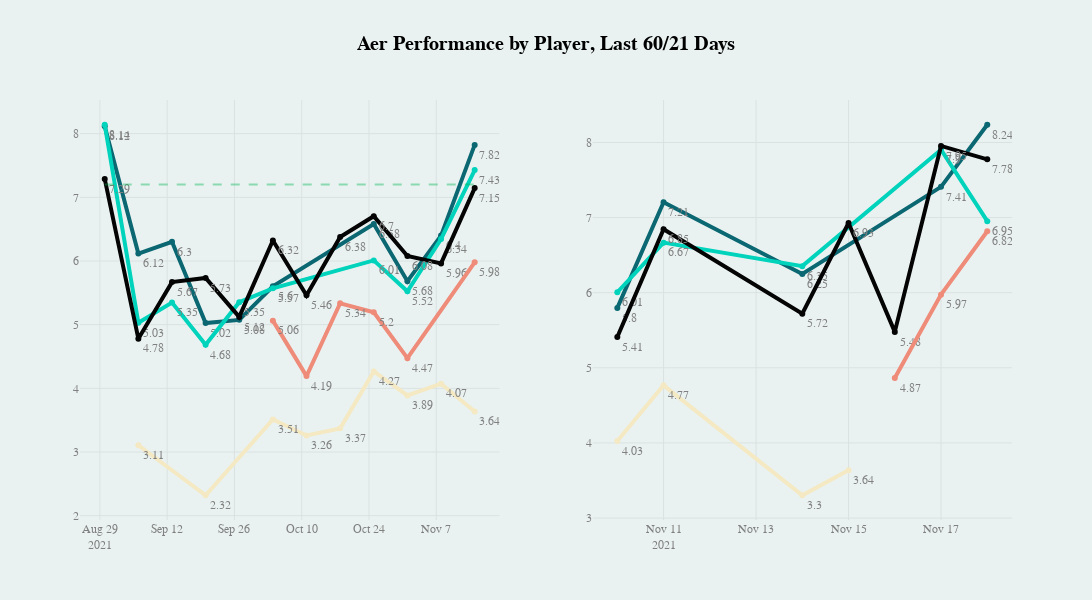
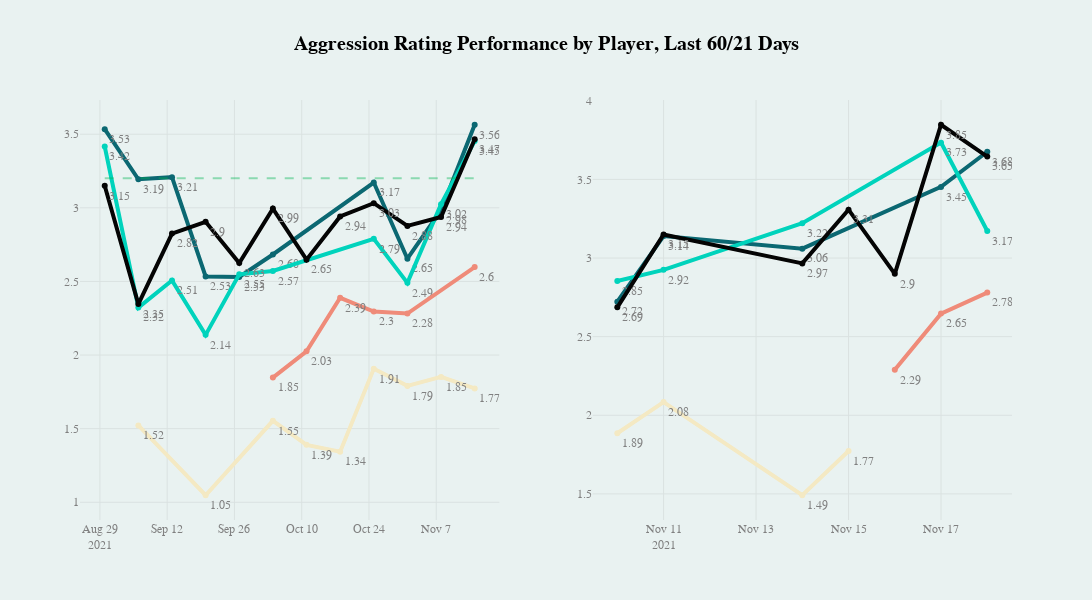
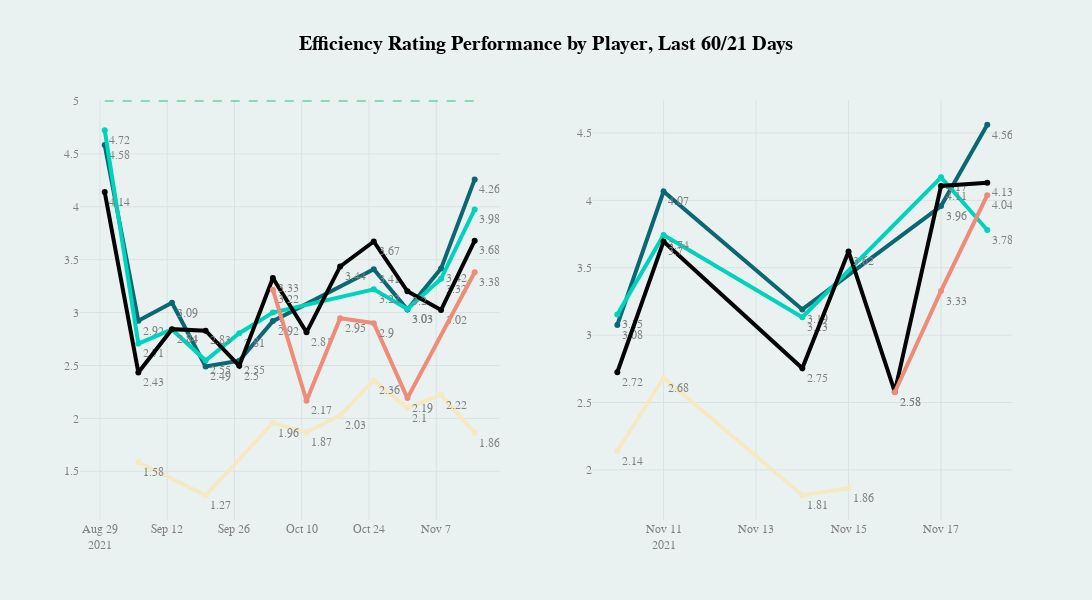
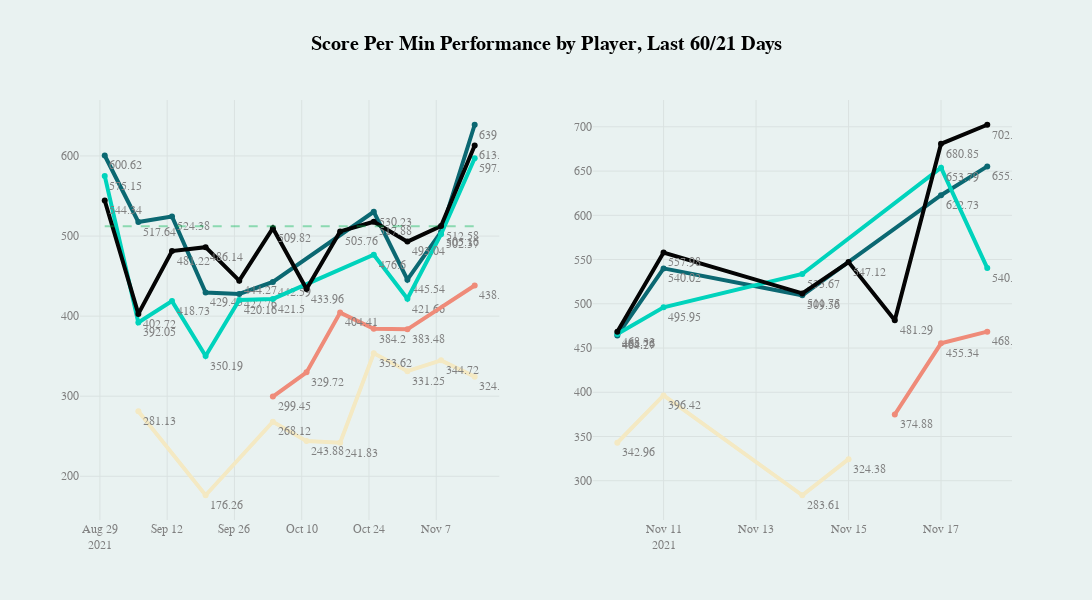

These figures' notebook cell, in order:
### Code cell
metrics = ['AER', 'aggression_rating', 'efficiency_rating', 'score_per_min', 
'kills_per_death', 'true_kills_per_death', 'kills_per_min', 'solider_damages',
 'shots_taken', 'shots_hit', 'shot_accuracy',
 'heals', 'revives', 'revives_recieved', 'resupplies', 'repairs', 'squad_spawns', 'squad_wipes','orders_completed', 
'overall_rank', 'team_rank', 'player_time']
for metric in metrics:
    gen_gumi_metric_breakdown(df, metric)

### Figure 1 — Plotly figure (JSON) as saved in the notebook; plotly's stock layout.template omitted (floating-point values rounded to 4 significant figures)
{"data": [{"hovertemplate": "player_id=psn_GotYourBach<br>week=%{x}<br>AER=%{y}<br>text=%{text}<extra></extra>", "legendgroup": "psn_GotYourBach", "line": {"color": "#0B6872", "dash": "solid", "width": 4}, "marker": {"symbol": "circle"}, "mode": "lines+markers+text", "name": "psn_GotYourBach", "orientation": "v", "showlegend": true, "text": [8.12, 6.12, 6.3, 5.02, 5.08, 5.6, 6.58, 5.68, 6.4, 7.82], "textposition": "bottom right", "type": "scatter", "x": ["2021-08-30T00:00:00", "2021-09-06T00:00:00", "2021-09-13T00:00:00", "2021-09-20T00:00:00", "2021-09-27T00:00:00", "2021-10-04T00:00:00", "2021-10-25T00:00:00", "2021-11-01T00:00:00", "2021-11-08T00:00:00", "2021-11-15T00:00:00"], "xaxis": "x", "y": [8.118, 6.116, 6.301, 5.025, 5.075, 5.602, 6.582, 5.684, 6.399, 7.823], "yaxis": "y"}, {"hovertemplate": "player_id=psn_MissNemisis<br>week=%{x}<br>AER=%{y}<br>text=%{text}<extra></extra>", "legendgroup": "psn_MissNemisis", "line": {"color": "#00D3BC", "dash": "solid", "width": 4}, "marker": {"symbol": "circle"}, "mode": "lines+markers+text", "name": "psn_MissNemisis", "orientation": "v", "showlegend": true, "text": [8.14, 5.03, 5.35, 4.68, 5.35, 5.57, 6.01, 5.52, 6.34, 7.43], "textposition": "bottom right", "type": "scatter", "x": ["2021-08-30T00:00:00", "2021-09-06T00:00:00", "2021-09-13T00:00:00", "2021-09-20T00:00:00", "2021-09-27T00:00:00", "2021-10-04T00:00:00", "2021-10-25T00:00:00", "2021-11-01T00:00:00", "2021-11-08T00:00:00", "2021-11-15T00:00:00"], "xaxis": "x", "y": [8.14, 5.029, 5.347, 4.684, 5.353, 5.57, 6.009, 5.524, 6.344, 7.428], "yaxis": "y"}, {"hovertemplate": "player_id=psn_SloshySole<br>week=%{x}<br>AER=%{y}<br>text=%{text}<extra></extra>", "legendgroup": "psn_SloshySole", "line": {"color": "#040404", "dash": "solid", "width": 4}, "marker": {"symbol": "circle"}, "mode": "lines+markers+text", "name": "psn_SloshySole", "orientation": "v", "showlegend": true, "text": [7.29, 4.78, 5.67, 5.73, 5.12, 6.32, 5.46, 6.38, 6.7, 6.08, 5.96, 7.15], "textposition": "bottom right", "type": "scatter", "x": ["2021-08-30T00:00:00", "2021-09-06T00:00:00", "2021-09-13T00:00:00", "2021-09-20T00:00:00", "2021-09-27T00:00:00", "2021-10-04T00:00:00", "2021-10-11T00:00:00", "2021-10-18T00:00:00", "2021-10-25T00:00:00", "2021-11-01T00:00:00", "2021-11-08T00:00:00", "2021-11-15T00:00:00"], "xaxis": "x", "y": [7.288, 4.78, 5.668, 5.734, 5.122, 6.321, 5.462, 6.377, 6.704, 6.078, 5.962, 7.145], "yaxis": "y"}, {"hovertemplate": "player_id=psn_drumcon11<br>week=%{x}<br>AER=%{y}<br>text=%{text}<extra></extra>", "legendgroup": "psn_drumcon11", "line": {"color": "#F4E9C3", "dash": "solid", "width": 4}, "marker": {"symbol": "circle"}, "mode": "lines+markers+text", "name": "psn_drumcon11", "orientation": "v", "showlegend": true, "text": [3.11, 2.32, 3.51, 3.26, 3.37, 4.27, 3.89, 4.07, 3.64], "textposition": "bottom right", "type": "scatter", "x": ["2021-09-06T00:00:00", "2021-09-20T00:00:00", "2021-10-04T00:00:00", "2021-10-11T00:00:00", "2021-10-18T00:00:00", "2021-10-25T00:00:00", "2021-11-01T00:00:00", "2021-11-08T00:00:00", "2021-11-15T00:00:00"], "xaxis": "x", "y": [3.107, 2.321, 3.511, 3.26, 3.372, 4.266, 3.889, 4.074, 3.636], "yaxis": "y"}, {"hovertemplate": "player_id=psn_mypremeclean<br>week=%{x}<br>AER=%{y}<br>text=%{text}<extra></extra>", "legendgroup": "psn_mypremeclean", "line": {"color": "#EF8B79", "dash": "solid", "width": 4}, "marker": {"symbol": "circle"}, "mode": "lines+markers+text", "name": "psn_mypremeclean", "orientation": "v", "showlegend": true, "text": [5.06, 4.19, 5.34, 5.2, 4.47, 5.98], "textposition": "bottom right", "type": "scatter", "x": ["2021-10-04T00:00:00", "2021-10-11T00:00:00", "2021-10-18T00:00:00", "2021-10-25T00:00:00", "2021-11-01T00:00:00", "2021-11-15T00:00:00"], "xaxis": "x", "y": [5.063, 4.192, 5.336, 5.196, 4.473, 5.979], "yaxis": "y"}, {"hovertemplate": "player_id=psn_GotYourBach<br>day=%{x}<br>AER=%{y}<br>text=%{text}<extra></extra>", "legendgroup": "psn_GotYourBach", "line": {"color": "#0B6872", "dash": "solid", "width": 4}, "marker": {"symbol": "circle"}, "mode": "lines+markers+text", "name": "psn_GotYourBach", "orientation": "v", "showlegend": true, "text": [5.8, 7.21, 6.25, 7.41, 8.24], "textposition": "bottom right", "type": "scatter", "x": ["2021-11-10T00:00:00", "2021-11-11T00:00:00", "2021-11-14T00:00:00", "2021-11-17T00:00:00", "2021-11-18T00:00:00"], "xaxis": "x2", "y": [5.798, 7.205, 6.25, 7.41, 8.237], "yaxis": "y2"}, {"hovertemplate": "player_id=psn_MissNemisis<br>day=%{x}<br>AER=%{y}<br>text=%{text}<extra></extra>", "legendgroup": "psn_MissNemisis", "line": {"color": "#00D3BC", "dash": "solid", "width": 4}, "marker": {"symbol": "circle"}, "mode": "lines+markers+text", "name": "psn_MissNemisis", "orientation": "v", "showlegend": true, "text": [6.01, 6.67, 6.35, 7.9, 6.95], "textposition": "bottom right", "type": "scatter", "x": ["2021-11-10T00:00:00", "2021-11-11T00:00:00", "2021-11-14T00:00:00", "2021-11-17T00:00:00", "2021-11-18T00:00:00"], "xaxis": "x2", "y": [6.006, 6.667, 6.354, 7.905, 6.952], "yaxis": "y2"}, {"hovertemplate": "player_id=psn_SloshySole<br>day=%{x}<br>AER=%{y}<br>text=%{text}<extra></extra>", "legendgroup": "psn_SloshySole", "line": {"color": "#040404", "dash": "solid", "width": 4}, "marker": {"symbol": "circle"}, "mode": "lines+markers+text", "name": "psn_SloshySole", "orientation": "v", "showlegend": true, "text": [5.41, 6.85, 5.72, 6.93, 5.48, 7.95, 7.78], "textposition": "bottom right", "type": "scatter", "x": ["2021-11-10T00:00:00", "2021-11-11T00:00:00", "2021-11-14T00:00:00", "2021-11-15T00:00:00", "2021-11-16T00:00:00", "2021-11-17T00:00:00", "2021-11-18T00:00:00"], "xaxis": "x2", "y": [5.411, 6.845, 5.72, 6.929, 5.479, 7.954, 7.776], "yaxis": "y2"}, {"hovertemplate": "player_id=psn_drumcon11<br>day=%{x}<br>AER=%{y}<br>text=%{text}<extra></extra>", "legendgroup": "psn_drumcon11", "line": {"color": "#F4E9C3", "dash": "solid", "width": 4}, "marker": {"symbol": "circle"}, "mode": "lines+markers+text", "name": "psn_drumcon11", "orientation": "v", "showlegend": true, "text": [4.03, 4.77, 3.3, 3.64], "textposition": "bottom right", "type": "scatter", "x": ["2021-11-10T00:00:00", "2021-11-11T00:00:00", "2021-11-14T00:00:00", "2021-11-15T00:00:00"], "xaxis": "x2", "y": [4.026, 4.767, 3.303, 3.636], "yaxis": "y2"}, {"hovertemplate": "player_id=psn_mypremeclean<br>day=%{x}<br>AER=%{y}<br>text=%{text}<extra></extra>", "legendgroup": "psn_mypremeclean", "line": {"color": "#EF8B79", "dash": "solid", "width": 4}, "marker": {"symbol": "circle"}, "mode": "lines+markers+text", "name": "psn_mypremeclean", "orientation": "v", "showlegend": true, "text": [4.87, 5.97, 6.82], "textposition": "bottom right", "type": "scatter", "x": ["2021-11-16T00:00:00", "2021-11-17T00:00:00", "2021-11-18T00:00:00"], "xaxis": "x2", "y": [4.866, 5.975, 6.818], "yaxis": "y2"}], "layout": {"font": {"color": "grey", "family": "sans-serif"}, "height": 600, "legend": {"title": {"font": {"color": "grey"}}}, "paper_bgcolor": "#E9F2F1", "plot_bgcolor": "rgba(0,0,0,0)", "shapes": [{"line": {"color": "#00B551", "dash": "dash"}, "opacity": 0.4, "type": "line", "x0": "2021-08-30T00:00:00", "x1": "2021-11-15T00:00:00", "xref": "x", "y0": 7.2, "y1": 7.2, "yref": "y"}], "showlegend": false, "title": {"font": {"color": "black", "family": "sans-serif", "size": 20}, "text": "<b>Aer Performance by Player, Last 60/21 Days</b>"}, "width": 2000, "xaxis": {"anchor": "y", "domain": [0, 0.45]}, "xaxis2": {"anchor": "y2", "domain": [0.55, 1]}, "yaxis": {"anchor": "x", "domain": [0, 1]}, "yaxis2": {"anchor": "x2", "domain": [0, 1]}}}

### Figure 2 — Plotly figure (JSON) as saved in the notebook; plotly's stock layout.template omitted (floating-point values rounded to 4 significant figures)
{"data": [{"hovertemplate": "player_id=psn_GotYourBach<br>week=%{x}<br>aggression_rating=%{y}<br>text=%{text}<extra></extra>", "legendgroup": "psn_GotYourBach", "line": {"color": "#0B6872", "dash": "solid", "width": 4}, "marker": {"symbol": "circle"}, "mode": "lines+markers+text", "name": "psn_GotYourBach", "orientation": "v", "showlegend": true, "text": [3.53, 3.19, 3.21, 2.53, 2.53, 2.68, 3.17, 2.65, 2.98, 3.56], "textposition": "bottom right", "type": "scatter", "x": ["2021-08-30T00:00:00", "2021-09-06T00:00:00", "2021-09-13T00:00:00", "2021-09-20T00:00:00", "2021-09-27T00:00:00", "2021-10-04T00:00:00", "2021-10-25T00:00:00", "2021-11-01T00:00:00", "2021-11-08T00:00:00", "2021-11-15T00:00:00"], "xaxis": "x", "y": [3.534, 3.194, 3.208, 2.534, 2.53, 2.683, 3.172, 2.654, 2.983, 3.564], "yaxis": "y"}, {"hovertemplate": "player_id=psn_MissNemisis<br>week=%{x}<br>aggression_rating=%{y}<br>text=%{text}<extra></extra>", "legendgroup": "psn_MissNemisis", "line": {"color": "#00D3BC", "dash": "solid", "width": 4}, "marker": {"symbol": "circle"}, "mode": "lines+markers+text", "name": "psn_MissNemisis", "orientation": "v", "showlegend": true, "text": [3.42, 2.32, 2.51, 2.14, 2.55, 2.57, 2.79, 2.49, 3.02, 3.45], "textposition": "bottom right", "type": "scatter", "x": ["2021-08-30T00:00:00", "2021-09-06T00:00:00", "2021-09-13T00:00:00", "2021-09-20T00:00:00", "2021-09-27T00:00:00", "2021-10-04T00:00:00", "2021-10-25T00:00:00", "2021-11-01T00:00:00", "2021-11-08T00:00:00", "2021-11-15T00:00:00"], "xaxis": "x", "y": [3.416, 2.322, 2.507, 2.137, 2.548, 2.571, 2.789, 2.49, 3.025, 3.453], "yaxis": "y"}, {"hovertemplate": "player_id=psn_SloshySole<br>week=%{x}<br>aggression_rating=%{y}<br>text=%{text}<extra></extra>", "legendgroup": "psn_SloshySole", "line": {"color": "#040404", "dash": "solid", "width": 4}, "marker": {"symbol": "circle"}, "mode": "lines+markers+text", "name": "psn_SloshySole", "orientation": "v", "showlegend": true, "text": [3.15, 2.35, 2.82, 2.9, 2.63, 2.99, 2.65, 2.94, 3.03, 2.88, 2.94, 3.47], "textposition": "bottom right", "type": "scatter", "x": ["2021-08-30T00:00:00", "2021-09-06T00:00:00", "2021-09-13T00:00:00", "2021-09-20T00:00:00", "2021-09-27T00:00:00", "2021-10-04T00:00:00", "2021-10-11T00:00:00", "2021-10-18T00:00:00", "2021-10-25T00:00:00", "2021-11-01T00:00:00", "2021-11-08T00:00:00", "2021-11-15T00:00:00"], "xaxis": "x", "y": [3.149, 2.346, 2.825, 2.905, 2.625, 2.995, 2.648, 2.941, 3.032, 2.877, 2.938, 3.465], "yaxis": "y"}, {"hovertemplate": "player_id=psn_drumcon11<br>week=%{x}<br>aggression_rating=%{y}<br>text=%{text}<extra></extra>", "legendgroup": "psn_drumcon11", "line": {"color": "#F4E9C3", "dash": "solid", "width": 4}, "marker": {"symbol": "circle"}, "mode": "lines+markers+text", "name": "psn_drumcon11", "orientation": "v", "showlegend": true, "text": [1.52, 1.05, 1.55, 1.39, 1.34, 1.91, 1.79, 1.85, 1.77], "textposition": "bottom right", "type": "scatter", "x": ["2021-09-06T00:00:00", "2021-09-20T00:00:00", "2021-10-04T00:00:00", "2021-10-11T00:00:00", "2021-10-18T00:00:00", "2021-10-25T00:00:00", "2021-11-01T00:00:00", "2021-11-08T00:00:00", "2021-11-15T00:00:00"], "xaxis": "x", "y": [1.522, 1.048, 1.553, 1.39, 1.343, 1.906, 1.79, 1.851, 1.773], "yaxis": "y"}, {"hovertemplate": "player_id=psn_mypremeclean<br>week=%{x}<br>aggression_rating=%{y}<br>text=%{text}<extra></extra>", "legendgroup": "psn_mypremeclean", "line": {"color": "#EF8B79", "dash": "solid", "width": 4}, "marker": {"symbol": "circle"}, "mode": "lines+markers+text", "name": "psn_mypremeclean", "orientation": "v", "showlegend": true, "text": [1.85, 2.03, 2.39, 2.3, 2.28, 2.6], "textposition": "bottom right", "type": "scatter", "x": ["2021-10-04T00:00:00", "2021-10-11T00:00:00", "2021-10-18T00:00:00", "2021-10-25T00:00:00", "2021-11-01T00:00:00", "2021-11-15T00:00:00"], "xaxis": "x", "y": [1.847, 2.025, 2.389, 2.295, 2.282, 2.598], "yaxis": "y"}, {"hovertemplate": "player_id=psn_GotYourBach<br>day=%{x}<br>aggression_rating=%{y}<br>text=%{text}<extra></extra>", "legendgroup": "psn_GotYourBach", "line": {"color": "#0B6872", "dash": "solid", "width": 4}, "marker": {"symbol": "circle"}, "mode": "lines+markers+text", "name": "psn_GotYourBach", "orientation": "v", "showlegend": true, "text": [2.72, 3.14, 3.06, 3.45, 3.68], "textposition": "bottom right", "type": "scatter", "x": ["2021-11-10T00:00:00", "2021-11-11T00:00:00", "2021-11-14T00:00:00", "2021-11-17T00:00:00", "2021-11-18T00:00:00"], "xaxis": "x2", "y": [2.723, 3.14, 3.059, 3.452, 3.676], "yaxis": "y2"}, {"hovertemplate": "player_id=psn_MissNemisis<br>day=%{x}<br>aggression_rating=%{y}<br>text=%{text}<extra></extra>", "legendgroup": "psn_MissNemisis", "line": {"color": "#00D3BC", "dash": "solid", "width": 4}, "marker": {"symbol": "circle"}, "mode": "lines+markers+text", "name": "psn_MissNemisis", "orientation": "v", "showlegend": true, "text": [2.85, 2.92, 3.22, 3.73, 3.17], "textposition": "bottom right", "type": "scatter", "x": ["2021-11-10T00:00:00", "2021-11-11T00:00:00", "2021-11-14T00:00:00", "2021-11-17T00:00:00", "2021-11-18T00:00:00"], "xaxis": "x2", "y": [2.854, 2.925, 3.221, 3.734, 3.172], "yaxis": "y2"}, {"hovertemplate": "player_id=psn_SloshySole<br>day=%{x}<br>aggression_rating=%{y}<br>text=%{text}<extra></extra>", "legendgroup": "psn_SloshySole", "line": {"color": "#040404", "dash": "solid", "width": 4}, "marker": {"symbol": "circle"}, "mode": "lines+markers+text", "name": "psn_SloshySole", "orientation": "v", "showlegend": true, "text": [2.69, 3.15, 2.97, 3.31, 2.9, 3.85, 3.65], "textposition": "bottom right", "type": "scatter", "x": ["2021-11-10T00:00:00", "2021-11-11T00:00:00", "2021-11-14T00:00:00", "2021-11-15T00:00:00", "2021-11-16T00:00:00", "2021-11-17T00:00:00", "2021-11-18T00:00:00"], "xaxis": "x2", "y": [2.686, 3.15, 2.966, 3.307, 2.9, 3.848, 3.645], "yaxis": "y2"}, {"hovertemplate": "player_id=psn_drumcon11<br>day=%{x}<br>aggression_rating=%{y}<br>text=%{text}<extra></extra>", "legendgroup": "psn_drumcon11", "line": {"color": "#F4E9C3", "dash": "solid", "width": 4}, "marker": {"symbol": "circle"}, "mode": "lines+markers+text", "name": "psn_drumcon11", "orientation": "v", "showlegend": true, "text": [1.89, 2.08, 1.49, 1.77], "textposition": "bottom right", "type": "scatter", "x": ["2021-11-10T00:00:00", "2021-11-11T00:00:00", "2021-11-14T00:00:00", "2021-11-15T00:00:00"], "xaxis": "x2", "y": [1.886, 2.084, 1.491, 1.773], "yaxis": "y2"}, {"hovertemplate": "player_id=psn_mypremeclean<br>day=%{x}<br>aggression_rating=%{y}<br>text=%{text}<extra></extra>", "legendgroup": "psn_mypremeclean", "line": {"color": "#EF8B79", "dash": "solid", "width": 4}, "marker": {"symbol": "circle"}, "mode": "lines+markers+text", "name": "psn_mypremeclean", "orientation": "v", "showlegend": true, "text": [2.29, 2.65, 2.78], "textposition": "bottom right", "type": "scatter", "x": ["2021-11-16T00:00:00", "2021-11-17T00:00:00", "2021-11-18T00:00:00"], "xaxis": "x2", "y": [2.289, 2.647, 2.78], "yaxis": "y2"}], "layout": {"font": {"color": "grey", "family": "sans-serif"}, "height": 600, "legend": {"title": {"font": {"color": "grey"}}}, "paper_bgcolor": "#E9F2F1", "plot_bgcolor": "rgba(0,0,0,0)", "shapes": [{"line": {"color": "#00B551", "dash": "dash"}, "opacity": 0.4, "type": "line", "x0": "2021-08-30T00:00:00", "x1": "2021-11-15T00:00:00", "xref": "x", "y0": 3.2, "y1": 3.2, "yref": "y"}], "showlegend": false, "title": {"font": {"color": "black", "family": "sans-serif", "size": 20}, "text": "<b>Aggression Rating Performance by Player, Last 60/21 Days</b>"}, "width": 2000, "xaxis": {"anchor": "y", "domain": [0, 0.45]}, "xaxis2": {"anchor": "y2", "domain": [0.55, 1]}, "yaxis": {"anchor": "x", "domain": [0, 1]}, "yaxis2": {"anchor": "x2", "domain": [0, 1]}}}

### Figure 3 — Plotly figure (JSON) as saved in the notebook; plotly's stock layout.template omitted (floating-point values rounded to 4 significant figures)
{"data": [{"hovertemplate": "player_id=psn_GotYourBach<br>week=%{x}<br>efficiency_rating=%{y}<br>text=%{text}<extra></extra>", "legendgroup": "psn_GotYourBach", "line": {"color": "#0B6872", "dash": "solid", "width": 4}, "marker": {"symbol": "circle"}, "mode": "lines+markers+text", "name": "psn_GotYourBach", "orientation": "v", "showlegend": true, "text": [4.58, 2.92, 3.09, 2.49, 2.55, 2.92, 3.41, 3.03, 3.42, 4.26], "textposition": "bottom right", "type": "scatter", "x": ["2021-08-30T00:00:00", "2021-09-06T00:00:00", "2021-09-13T00:00:00", "2021-09-20T00:00:00", "2021-09-27T00:00:00", "2021-10-04T00:00:00", "2021-10-25T00:00:00", "2021-11-01T00:00:00", "2021-11-08T00:00:00", "2021-11-15T00:00:00"], "xaxis": "x", "y": [4.584, 2.922, 3.093, 2.491, 2.545, 2.919, 3.41, 3.029, 3.416, 4.259], "yaxis": "y"}, {"hovertemplate": "player_id=psn_MissNemisis<br>week=%{x}<br>efficiency_rating=%{y}<br>text=%{text}<extra></extra>", "legendgroup": "psn_MissNemisis", "line": {"color": "#00D3BC", "dash": "solid", "width": 4}, "marker": {"symbol": "circle"}, "mode": "lines+markers+text", "name": "psn_MissNemisis", "orientation": "v", "showlegend": true, "text": [4.72, 2.71, 2.84, 2.55, 2.81, 3, 3.22, 3.03, 3.32, 3.98], "textposition": "bottom right", "type": "scatter", "x": ["2021-08-30T00:00:00", "2021-09-06T00:00:00", "2021-09-13T00:00:00", "2021-09-20T00:00:00", "2021-09-27T00:00:00", "2021-10-04T00:00:00", "2021-10-25T00:00:00", "2021-11-01T00:00:00", "2021-11-08T00:00:00", "2021-11-15T00:00:00"], "xaxis": "x", "y": [4.723, 2.707, 2.841, 2.547, 2.805, 3.0, 3.22, 3.034, 3.319, 3.975], "yaxis": "y"}, {"hovertemplate": "player_id=psn_SloshySole<br>week=%{x}<br>efficiency_rating=%{y}<br>text=%{text}<extra></extra>", "legendgroup": "psn_SloshySole", "line": {"color": "#040404", "dash": "solid", "width": 4}, "marker": {"symbol": "circle"}, "mode": "lines+markers+text", "name": "psn_SloshySole", "orientation": "v", "showlegend": true, "text": [4.14, 2.43, 2.84, 2.83, 2.5, 3.33, 2.81, 3.44, 3.67, 3.2, 3.02, 3.68], "textposition": "bottom right", "type": "scatter", "x": ["2021-08-30T00:00:00", "2021-09-06T00:00:00", "2021-09-13T00:00:00", "2021-09-20T00:00:00", "2021-09-27T00:00:00", "2021-10-04T00:00:00", "2021-10-11T00:00:00", "2021-10-18T00:00:00", "2021-10-25T00:00:00", "2021-11-01T00:00:00", "2021-11-08T00:00:00", "2021-11-15T00:00:00"], "xaxis": "x", "y": [4.139, 2.434, 2.843, 2.829, 2.496, 3.327, 2.814, 3.436, 3.672, 3.202, 3.024, 3.68], "yaxis": "y"}, {"hovertemplate": "player_id=psn_drumcon11<br>week=%{x}<br>efficiency_rating=%{y}<br>text=%{text}<extra></extra>", "legendgroup": "psn_drumcon11", "line": {"color": "#F4E9C3", "dash": "solid", "width": 4}, "marker": {"symbol": "circle"}, "mode": "lines+markers+text", "name": "psn_drumcon11", "orientation": "v", "showlegend": true, "text": [1.58, 1.27, 1.96, 1.87, 2.03, 2.36, 2.1, 2.22, 1.86], "textposition": "bottom right", "type": "scatter", "x": ["2021-09-06T00:00:00", "2021-09-20T00:00:00", "2021-10-04T00:00:00", "2021-10-11T00:00:00", "2021-10-18T00:00:00", "2021-10-25T00:00:00", "2021-11-01T00:00:00", "2021-11-08T00:00:00", "2021-11-15T00:00:00"], "xaxis": "x", "y": [1.585, 1.273, 1.957, 1.87, 2.028, 2.36, 2.099, 2.223, 1.863], "yaxis": "y"}, {"hovertemplate": "player_id=psn_mypremeclean<br>week=%{x}<br>efficiency_rating=%{y}<br>text=%{text}<extra></extra>", "legendgroup": "psn_mypremeclean", "line": {"color": "#EF8B79", "dash": "solid", "width": 4}, "marker": {"symbol": "circle"}, "mode": "lines+markers+text", "name": "psn_mypremeclean", "orientation": "v", "showlegend": true, "text": [3.22, 2.17, 2.95, 2.9, 2.19, 3.38], "textposition": "bottom right", "type": "scatter", "x": ["2021-10-04T00:00:00", "2021-10-11T00:00:00", "2021-10-18T00:00:00", "2021-10-25T00:00:00", "2021-11-01T00:00:00", "2021-11-15T00:00:00"], "xaxis": "x", "y": [3.217, 2.167, 2.947, 2.9, 2.192, 3.381], "yaxis": "y"}, {"hovertemplate": "player_id=psn_GotYourBach<br>day=%{x}<br>efficiency_rating=%{y}<br>text=%{text}<extra></extra>", "legendgroup": "psn_GotYourBach", "line": {"color": "#0B6872", "dash": "solid", "width": 4}, "marker": {"symbol": "circle"}, "mode": "lines+markers+text", "name": "psn_GotYourBach", "orientation": "v", "showlegend": true, "text": [3.08, 4.07, 3.19, 3.96, 4.56], "textposition": "bottom right", "type": "scatter", "x": ["2021-11-10T00:00:00", "2021-11-11T00:00:00", "2021-11-14T00:00:00", "2021-11-17T00:00:00", "2021-11-18T00:00:00"], "xaxis": "x2", "y": [3.075, 4.066, 3.191, 3.957, 4.561], "yaxis": "y2"}, {"hovertemplate": "player_id=psn_MissNemisis<br>day=%{x}<br>efficiency_rating=%{y}<br>text=%{text}<extra></extra>", "legendgroup": "psn_MissNemisis", "line": {"color": "#00D3BC", "dash": "solid", "width": 4}, "marker": {"symbol": "circle"}, "mode": "lines+markers+text", "name": "psn_MissNemisis", "orientation": "v", "showlegend": true, "text": [3.15, 3.74, 3.13, 4.17, 3.78], "textposition": "bottom right", "type": "scatter", "x": ["2021-11-10T00:00:00", "2021-11-11T00:00:00", "2021-11-14T00:00:00", "2021-11-17T00:00:00", "2021-11-18T00:00:00"], "xaxis": "x2", "y": [3.152, 3.742, 3.133, 4.171, 3.78], "yaxis": "y2"}, {"hovertemplate": "player_id=psn_SloshySole<br>day=%{x}<br>efficiency_rating=%{y}<br>text=%{text}<extra></extra>", "legendgroup": "psn_SloshySole", "line": {"color": "#040404", "dash": "solid", "width": 4}, "marker": {"symbol": "circle"}, "mode": "lines+markers+text", "name": "psn_SloshySole", "orientation": "v", "showlegend": true, "text": [2.72, 3.7, 2.75, 3.62, 2.58, 4.11, 4.13], "textposition": "bottom right", "type": "scatter", "x": ["2021-11-10T00:00:00", "2021-11-11T00:00:00", "2021-11-14T00:00:00", "2021-11-15T00:00:00", "2021-11-16T00:00:00", "2021-11-17T00:00:00", "2021-11-18T00:00:00"], "xaxis": "x2", "y": [2.725, 3.695, 2.754, 3.621, 2.579, 4.107, 4.131], "yaxis": "y2"}, {"hovertemplate": "player_id=psn_drumcon11<br>day=%{x}<br>efficiency_rating=%{y}<br>text=%{text}<extra></extra>", "legendgroup": "psn_drumcon11", "line": {"color": "#F4E9C3", "dash": "solid", "width": 4}, "marker": {"symbol": "circle"}, "mode": "lines+markers+text", "name": "psn_drumcon11", "orientation": "v", "showlegend": true, "text": [2.14, 2.68, 1.81, 1.86], "textposition": "bottom right", "type": "scatter", "x": ["2021-11-10T00:00:00", "2021-11-11T00:00:00", "2021-11-14T00:00:00", "2021-11-15T00:00:00"], "xaxis": "x2", "y": [2.14, 2.683, 1.812, 1.863], "yaxis": "y2"}, {"hovertemplate": "player_id=psn_mypremeclean<br>day=%{x}<br>efficiency_rating=%{y}<br>text=%{text}<extra></extra>", "legendgroup": "psn_mypremeclean", "line": {"color": "#EF8B79", "dash": "solid", "width": 4}, "marker": {"symbol": "circle"}, "mode": "lines+markers+text", "name": "psn_mypremeclean", "orientation": "v", "showlegend": true, "text": [2.58, 3.33, 4.04], "textposition": "bottom right", "type": "scatter", "x": ["2021-11-16T00:00:00", "2021-11-17T00:00:00", "2021-11-18T00:00:00"], "xaxis": "x2", "y": [2.576, 3.328, 4.038], "yaxis": "y2"}], "layout": {"font": {"color": "grey", "family": "sans-serif"}, "height": 600, "legend": {"title": {"font": {"color": "grey"}}}, "paper_bgcolor": "#E9F2F1", "plot_bgcolor": "rgba(0,0,0,0)", "shapes": [{"line": {"color": "#00B551", "dash": "dash"}, "opacity": 0.4, "type": "line", "x0": "2021-08-30T00:00:00", "x1": "2021-11-15T00:00:00", "xref": "x", "y0": 5, "y1": 5, "yref": "y"}], "showlegend": false, "title": {"font": {"color": "black", "family": "sans-serif", "size": 20}, "text": "<b>Efficiency Rating Performance by Player, Last 60/21 Days</b>"}, "width": 2000, "xaxis": {"anchor": "y", "domain": [0, 0.45]}, "xaxis2": {"anchor": "y2", "domain": [0.55, 1]}, "yaxis": {"anchor": "x", "domain": [0, 1]}, "yaxis2": {"anchor": "x2", "domain": [0, 1]}}}

### Figure 4 — Plotly figure (JSON) as saved in the notebook; plotly's stock layout.template omitted (floating-point values rounded to 4 significant figures)
{"data": [{"hovertemplate": "player_id=psn_GotYourBach<br>week=%{x}<br>score_per_min=%{y}<br>text=%{text}<extra></extra>", "legendgroup": "psn_GotYourBach", "line": {"color": "#0B6872", "dash": "solid", "width": 4}, "marker": {"symbol": "circle"}, "mode": "lines+markers+text", "name": "psn_GotYourBach", "orientation": "v", "showlegend": true, "text": [600.6, 517.6, 524.4, 429.4, 427.8, 442.6, 530.2, 445.5, 505.2, 639], "textposition": "bottom right", "type": "scatter", "x": ["2021-08-30T00:00:00", "2021-09-06T00:00:00", "2021-09-13T00:00:00", "2021-09-20T00:00:00", "2021-09-27T00:00:00", "2021-10-04T00:00:00", "2021-10-25T00:00:00", "2021-11-01T00:00:00", "2021-11-08T00:00:00", "2021-11-15T00:00:00"], "xaxis": "x", "y": [600.6, 517.6, 524.4, 429.4, 427.8, 442.6, 530.2, 445.5, 505.2, 639.0], "yaxis": "y"}, {"hovertemplate": "player_id=psn_MissNemisis<br>week=%{x}<br>score_per_min=%{y}<br>text=%{text}<extra></extra>", "legendgroup": "psn_MissNemisis", "line": {"color": "#00D3BC", "dash": "solid", "width": 4}, "marker": {"symbol": "circle"}, "mode": "lines+markers+text", "name": "psn_MissNemisis", "orientation": "v", "showlegend": true, "text": [575.1, 392.1, 418.7, 350.2, 420.2, 421.5, 476.6, 421.7, 502.4, 597.1], "textposition": "bottom right", "type": "scatter", "x": ["2021-08-30T00:00:00", "2021-09-06T00:00:00", "2021-09-13T00:00:00", "2021-09-20T00:00:00", "2021-09-27T00:00:00", "2021-10-04T00:00:00", "2021-10-25T00:00:00", "2021-11-01T00:00:00", "2021-11-08T00:00:00", "2021-11-15T00:00:00"], "xaxis": "x", "y": [575.1, 392.0, 418.7, 350.2, 420.2, 421.5, 476.6, 421.7, 502.4, 597.1], "yaxis": "y"}, {"hovertemplate": "player_id=psn_SloshySole<br>week=%{x}<br>score_per_min=%{y}<br>text=%{text}<extra></extra>", "legendgroup": "psn_SloshySole", "line": {"color": "#040404", "dash": "solid", "width": 4}, "marker": {"symbol": "circle"}, "mode": "lines+markers+text", "name": "psn_SloshySole", "orientation": "v", "showlegend": true, "text": [544.3, 402.7, 481.2, 486.1, 444.3, 509.8, 434.0, 505.8, 517.9, 493.0, 512.6, 613.2], "textposition": "bottom right", "type": "scatter", "x": ["2021-08-30T00:00:00", "2021-09-06T00:00:00", "2021-09-13T00:00:00", "2021-09-20T00:00:00", "2021-09-27T00:00:00", "2021-10-04T00:00:00", "2021-10-11T00:00:00", "2021-10-18T00:00:00", "2021-10-25T00:00:00", "2021-11-01T00:00:00", "2021-11-08T00:00:00", "2021-11-15T00:00:00"], "xaxis": "x", "y": [544.3, 402.7, 481.2, 486.1, 444.3, 509.8, 434.0, 505.8, 517.9, 493.0, 512.6, 613.2], "yaxis": "y"}, {"hovertemplate": "player_id=psn_drumcon11<br>week=%{x}<br>score_per_min=%{y}<br>text=%{text}<extra></extra>", "legendgroup": "psn_drumcon11", "line": {"color": "#F4E9C3", "dash": "solid", "width": 4}, "marker": {"symbol": "circle"}, "mode": "lines+markers+text", "name": "psn_drumcon11", "orientation": "v", "showlegend": true, "text": [281.1, 176.3, 268.1, 243.9, 241.8, 353.6, 331.2, 344.7, 324.4], "textposition": "bottom right", "type": "scatter", "x": ["2021-09-06T00:00:00", "2021-09-20T00:00:00", "2021-10-04T00:00:00", "2021-10-11T00:00:00", "2021-10-18T00:00:00", "2021-10-25T00:00:00", "2021-11-01T00:00:00", "2021-11-08T00:00:00", "2021-11-15T00:00:00"], "xaxis": "x", "y": [281.1, 176.3, 268.1, 243.9, 241.8, 353.6, 331.2, 344.7, 324.4], "yaxis": "y"}, {"hovertemplate": "player_id=psn_mypremeclean<br>week=%{x}<br>score_per_min=%{y}<br>text=%{text}<extra></extra>", "legendgroup": "psn_mypremeclean", "line": {"color": "#EF8B79", "dash": "solid", "width": 4}, "marker": {"symbol": "circle"}, "mode": "lines+markers+text", "name": "psn_mypremeclean", "orientation": "v", "showlegend": true, "text": [299.4, 329.7, 404.4, 384.2, 383.5, 438.2], "textposition": "bottom right", "type": "scatter", "x": ["2021-10-04T00:00:00", "2021-10-11T00:00:00", "2021-10-18T00:00:00", "2021-10-25T00:00:00", "2021-11-01T00:00:00", "2021-11-15T00:00:00"], "xaxis": "x", "y": [299.4, 329.7, 404.4, 384.2, 383.5, 438.2], "yaxis": "y"}, {"hovertemplate": "player_id=psn_GotYourBach<br>day=%{x}<br>score_per_min=%{y}<br>text=%{text}<extra></extra>", "legendgroup": "psn_GotYourBach", "line": {"color": "#0B6872", "dash": "solid", "width": 4}, "marker": {"symbol": "circle"}, "mode": "lines+markers+text", "name": "psn_GotYourBach", "orientation": "v", "showlegend": true, "text": [464.3, 540.0, 509.6, 622.7, 655.3], "textposition": "bottom right", "type": "scatter", "x": ["2021-11-10T00:00:00", "2021-11-11T00:00:00", "2021-11-14T00:00:00", "2021-11-17T00:00:00", "2021-11-18T00:00:00"], "xaxis": "x2", "y": [464.3, 540.0, 509.6, 622.7, 655.3], "yaxis": "y2"}, {"hovertemplate": "player_id=psn_MissNemisis<br>day=%{x}<br>score_per_min=%{y}<br>text=%{text}<extra></extra>", "legendgroup": "psn_MissNemisis", "line": {"color": "#00D3BC", "dash": "solid", "width": 4}, "marker": {"symbol": "circle"}, "mode": "lines+markers+text", "name": "psn_MissNemisis", "orientation": "v", "showlegend": true, "text": [465.8, 495.9, 533.7, 653.8, 540.4], "textposition": "bottom right", "type": "scatter", "x": ["2021-11-10T00:00:00", "2021-11-11T00:00:00", "2021-11-14T00:00:00", "2021-11-17T00:00:00", "2021-11-18T00:00:00"], "xaxis": "x2", "y": [465.8, 495.9, 533.7, 653.8, 540.4], "yaxis": "y2"}, {"hovertemplate": "player_id=psn_SloshySole<br>day=%{x}<br>score_per_min=%{y}<br>text=%{text}<extra></extra>", "legendgroup": "psn_SloshySole", "line": {"color": "#040404", "dash": "solid", "width": 4}, "marker": {"symbol": "circle"}, "mode": "lines+markers+text", "name": "psn_SloshySole", "orientation": "v", "showlegend": true, "text": [468.3, 558.0, 511.8, 547.1, 481.3, 680.9, 702.4], "textposition": "bottom right", "type": "scatter", "x": ["2021-11-10T00:00:00", "2021-11-11T00:00:00", "2021-11-14T00:00:00", "2021-11-15T00:00:00", "2021-11-16T00:00:00", "2021-11-17T00:00:00", "2021-11-18T00:00:00"], "xaxis": "x2", "y": [468.3, 558.0, 511.7, 547.1, 481.3, 680.8, 702.4], "yaxis": "y2"}, {"hovertemplate": "player_id=psn_drumcon11<br>day=%{x}<br>score_per_min=%{y}<br>text=%{text}<extra></extra>", "legendgroup": "psn_drumcon11", "line": {"color": "#F4E9C3", "dash": "solid", "width": 4}, "marker": {"symbol": "circle"}, "mode": "lines+markers+text", "name": "psn_drumcon11", "orientation": "v", "showlegend": true, "text": [343.0, 396.4, 283.6, 324.4], "textposition": "bottom right", "type": "scatter", "x": ["2021-11-10T00:00:00", "2021-11-11T00:00:00", "2021-11-14T00:00:00", "2021-11-15T00:00:00"], "xaxis": "x2", "y": [343.0, 396.4, 283.6, 324.4], "yaxis": "y2"}, {"hovertemplate": "player_id=psn_mypremeclean<br>day=%{x}<br>score_per_min=%{y}<br>text=%{text}<extra></extra>", "legendgroup": "psn_mypremeclean", "line": {"color": "#EF8B79", "dash": "solid", "width": 4}, "marker": {"symbol": "circle"}, "mode": "lines+markers+text", "name": "psn_mypremeclean", "orientation": "v", "showlegend": true, "text": [374.9, 455.3, 468.5], "textposition": "bottom right", "type": "scatter", "x": ["2021-11-16T00:00:00", "2021-11-17T00:00:00", "2021-11-18T00:00:00"], "xaxis": "x2", "y": [374.9, 455.3, 468.5], "yaxis": "y2"}], "layout": {"font": {"color": "grey", "family": "sans-serif"}, "height": 600, "legend": {"title": {"font": {"color": "grey"}}}, "paper_bgcolor": "#E9F2F1", "plot_bgcolor": "rgba(0,0,0,0)", "shapes": [{"line": {"color": "#00B551", "dash": "dash"}, "opacity": 0.4, "type": "line", "x0": "2021-08-30T00:00:00", "x1": "2021-11-15T00:00:00", "xref": "x", "y0": 512.2, "y1": 512.2, "yref": "y"}], "showlegend": false, "title": {"font": {"color": "black", "family": "sans-serif", "size": 20}, "text": "<b>Score Per Min Performance by Player, Last 60/21 Days</b>"}, "width": 2000, "xaxis": {"anchor": "y", "domain": [0, 0.45]}, "xaxis2": {"anchor": "y2", "domain": [0.55, 1]}, "yaxis": {"anchor": "x", "domain": [0, 1]}, "yaxis2": {"anchor": "x2", "domain": [0, 1]}}}
